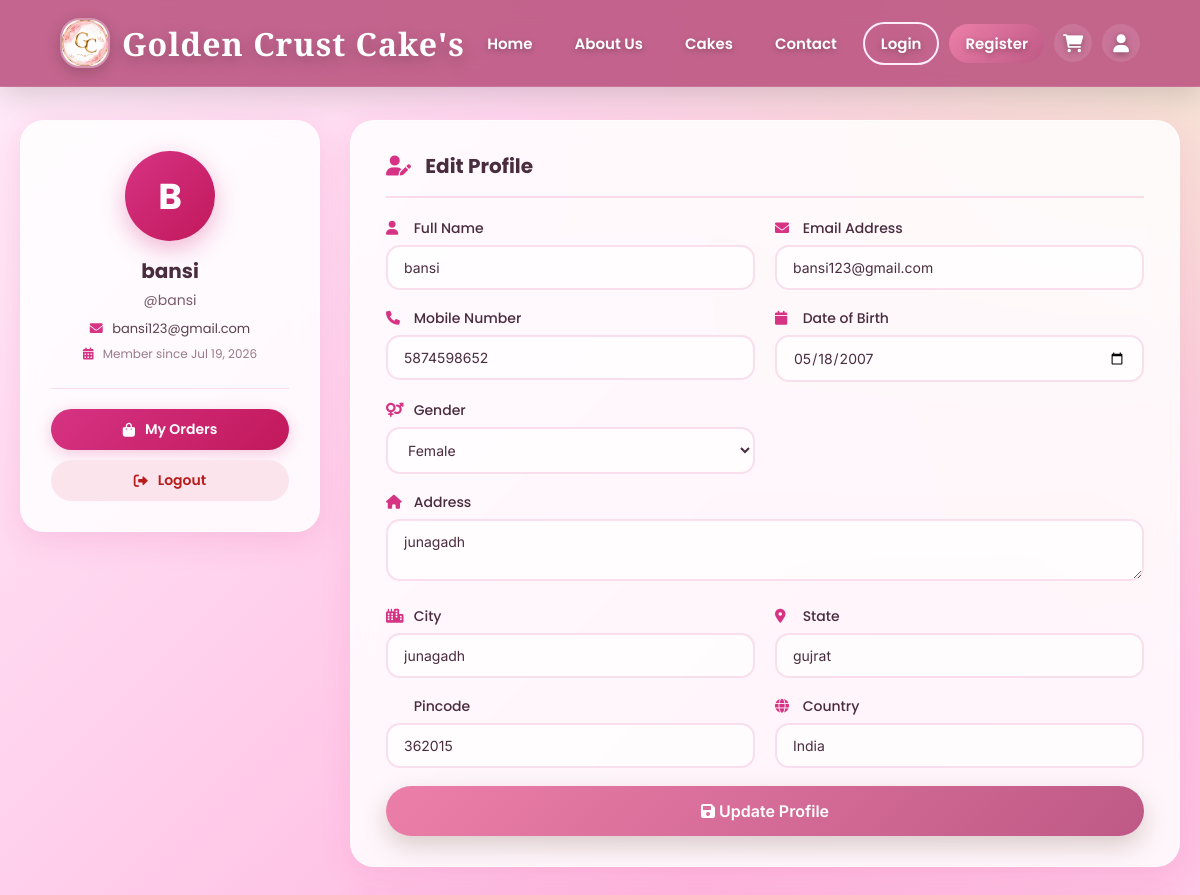
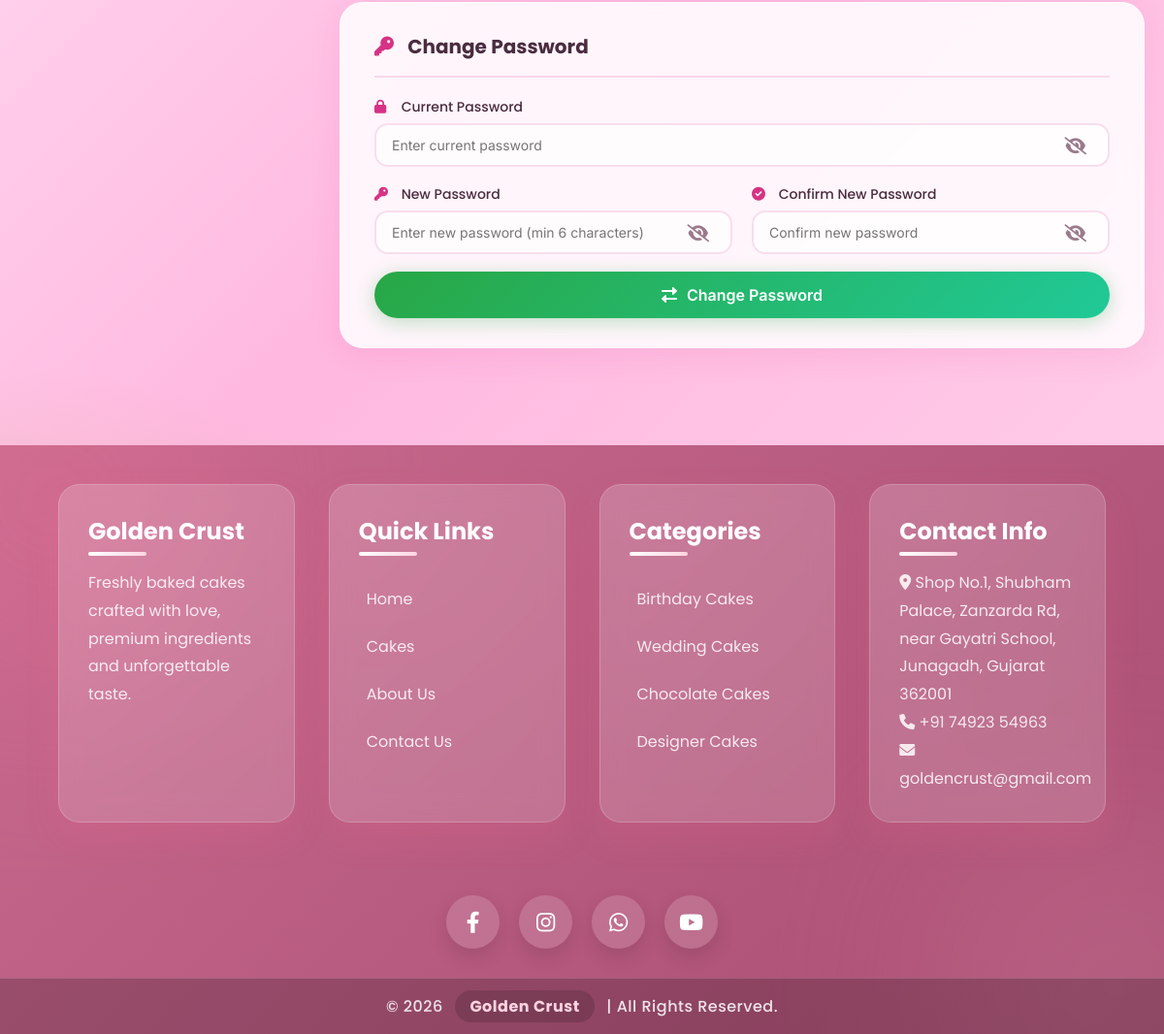
Screenshot of /project/client/profile.php (signed in) with the database file from the repository (2 pictures, top to bottom).
### tables this page shows
CREATE TABLE `users` (
  `id` int(11) NOT NULL,
  `name` varchar(100) NOT NULL,
  `address` text DEFAULT NULL,
  `city` varchar(100) DEFAULT NULL,
  `pincode` varchar(10) DEFAULT NULL,
  `state` varchar(100) DEFAULT NULL,
  `country` varchar(100) DEFAULT NULL,
  `username` varchar(100) DEFAULT NULL,
  `email` varchar(100) NOT NULL,
  `dob` date DEFAULT NULL,
  `password` varchar(100) NOT NULL,
  `gender` enum('Male','Female','Other') DEFAULT NULL,
  `mobileno` varchar(15) DEFAULT NULL,
  `created_at` timestamp NOT NULL DEFAULT current_timestamp(),
  `phone` varchar(20) DEFAULT NULL
);

### project/client/profile.php (the view, shortened to what this page needs)
<?php
$conn = mysqli_connect("localhost", "root", "", "golden_crust");
$user_id = $_SESSION['user_id'];
$sql = "SELECT * FROM users WHERE id = '$user_id'";
$result = mysqli_query($conn, $sql);
$user = mysqli_fetch_assoc($result);
?>
<!DOCTYPE html>
<html lang="en">
<head>
    <link rel="stylesheet" href="https://cdnjs.cloudflare.com/ajax/libs/font-awesome/6.5.0/css/all.min.css">
    <link rel="stylesheet" href="css/style.css">
    <link rel="stylesheet" href="css/profile.css">
</head>
<body>
<?php include 'includes/header.php'; ?>
<?php include 'includes/navbar.php'; ?>
    <div class="container">
        <div class="profile-sidebar">
            <div class="avatar">
                <?php
                    $initial = strtoupper(substr($user['username'] ?? 'U', 0, 1));
                    echo $initial;
                ?>
            </div>
            <div>
                <h3><?php echo htmlspecialchars($user['name'] ?? $user['username']); ?></h3>
                <div class="username">@<?php echo htmlspecialchars($user['username']); ?></div>
                <div class="email"><i class="fas fa-envelope"></i> <?php echo htmlspecialchars($user['email']); ?></div>
                <div class="member-since">
                    <i class="fas fa-calendar-alt"></i>
                    Member since <?php echo date('M d, Y', strtotime($user['created_at'] ?? date('Y-m-d'))); ?>
                </div>
            </div>
            <div class="sidebar-buttons">
                <a href="my_orders.php" class="sidebar-btn orders-btn">
                    <i class="fas fa-shopping-bag"></i> My Orders
                </a>
                <a href="logout.php" class="sidebar-btn logout-btn">
                    <i class="fas fa-sign-out-alt"></i> Logout
                </a>
            </div>
        </div>
        <div class="profile-content">
            <div class="profile-card">
                <h2><i class="fas fa-user-edit"></i> Edit Profile</h2>
                <form method="POST" action="">
                    <div class="form-row">
                        <div class="form-group">
                            <label><i class="fas fa-user"></i> Full Name</label>
                            <input type="text" name="name" value="<?php echo htmlspecialchars($user['name'] ?? ''); ?>" required>
                        </div>
                        <div class="form-group">
                            <label><i class="fas fa-envelope"></i> Email Address</label>
                            <input type="email" name="email" value="<?php echo htmlspecialchars($user['email']); ?>" required>
                        </div>
                    </div>
                    <div class="form-row">
                        <div class="form-group">
                            <label><i class="fas fa-phone"></i> Mobile Number</label>
                            <input type="text" name="mobileno" value="<?php echo htmlspecialchars($user['mobileno'] ?? ''); ?>">
                        </div>
                        <div class="form-group">
                            <label><i class="fas fa-calendar"></i> Date of Birth</label>
                            <input type="date" name="dob" value="<?php echo htmlspecialchars($user['dob'] ?? ''); ?>">
                        </div>
                    </div>
                    <div class="form-row">
                        <div class="form-group">
                            <label><i class="fas fa-venus-mars"></i> Gender</label>
                            <select name="gender">
                                <option value="Female" <?php echo ($user['gender'] ?? '') == 'Female' ? 'selected' : ''; ?>>Female</option>
                            </select>
                        </div>
                    </div>
                    <div class="form-group">
                        <label><i class="fas fa-home"></i> Address</label>
                        <textarea name="address" rows="2"><?php echo htmlspecialchars($user['address'] ?? ''); ?></textarea>
                    </div>
                    <div class="form-row">
                        <div class="form-group">
                            <label><i class="fas fa-city"></i> City</label>
                            <input type="text" name="city" value="<?php echo htmlspecialchars($user['city'] ?? ''); ?>">
                        </div>
                        <div class="form-group">
                            <label><i class="fas fa-map-marker-alt"></i> State</label>
                            <input type="text" name="state" value="<?php echo htmlspecialchars($user['state'] ?? ''); ?>">
                        </div>
                    </div>
                    <div class="form-row">
                        <div class="form-group">
                            <label><i class="fas fa-mailbox"></i> Pincode</label>
                            <input type="text" name="pincode" value="<?php echo htmlspecialchars($user['pincode'] ?? ''); ?>">
                        </div>
                        <div class="form-group">
                            <label><i class="fas fa-globe"></i> Country</label>
                            <input type="text" name="country" value="<?php echo htmlspecialchars($user['country'] ?? ''); ?>">
                        </div>
                    </div>
                    <button type="submit" name="update_profile" class="btn btn-primary btn-block">
                        <i class="fas fa-save"></i> Update Profile
                    </button>
                </form>
            </div>
            <div class="profile-card">
                <h2><i class="fas fa-key"></i> Change Password</h2>
                <form method="POST" action="">
                    <div class="form-group">
                        <label><i class="fas fa-lock"></i> Current Password</label>
                        <div class="password-wrapper">
                            <input type="password" name="current_password" id="current_password" placeholder="Enter current password" required>
                            <button type="button" class="password-toggle" onclick="togglePassword('current_password', this)">
                                <i class="fas fa-eye-slash"></i>
                            </button>
                        </div>
                    </div>
                    <div class="form-row">
                        <div class="form-group">
                            <label><i class="fas fa-key"></i> New Password</label>
                            <div class="password-wrapper">
                                <input type="password" name="new_password" id="new_password" placeholder="Enter new password (min 6 characters)" required>
                                <button type="button" class="password-toggle" onclick="togglePassword('new_password', this)">
                                    <i class="fas fa-eye-slash"></i>
                                </button>
                            </div>
                        </div>
                        <div class="form-group">
                            <label><i class="fas fa-check-circle"></i> Confirm New Password</label>
                            <div class="password-wrapper">
                                <input type="password" name="confirm_password" id="confirm_password" placeholder="Confirm new password" required>
                                <button type="button" class="password-toggle" onclick="togglePassword('confirm_password', this)">
                                    <i class="fas fa-eye-slash"></i>
                                </button>
                            </div>
                        </div>
                    </div>
                    <button type="submit" name="change_password" class="btn btn-success btn-block">
                        <i class="fas fa-exchange-alt"></i> Change Password
                    </button>
                </form>
            </div>
        </div>
    </div>
<?php include 'includes/footer.php'; ?>
</body>
</html>

### project/client/css/style.css (style rules this page uses)
* { margin: 0; padding: 0; box-sizing: border-box; font-family: 'Poppins', sans-serif; }
:root { --primary: #EC7FA9; --secondary: #FFB8E0; --dark: #BE5985; --light: #FFEDFA; --white: #ffffff; --text: #4a2c3a; --footer-bg: #c96a8f; --footer-dark: #a84d72; }
html { scroll-behavior: smooth; }
body { background: radial-gradient(circle at top right, #f5e6d3 0%, transparent 30%), radial-gradient(circle at bottom left, #d9b38c 0%, transparent 30%), linear-gradient(135deg, #FFEDFA, #FFB8E0, #FFD6EC); color: var(--text); overflow-x: hidden; padding-top: 80px; }
.btn-primary { text-decoration: none; background: linear-gradient(135deg, #EC7FA9, #BE5985); color: #fff; padding: 15px 35px; border-radius: 35px; font-weight: 600; transition: 0.4s; box-shadow: 0 10px 25px rgba(111, 78, 55, 0.25); display: inline-block; border: none; cursor: pointer; }

### rows the page displays
users: username "B", name "bansi", username "bansi", email "bansi123@gmail.com", mobileno "5874598652", dob "05/18/2007", gender "Female", address "junagadh", city "junagadh", state "gujrat", pincode "362015", country "India"
